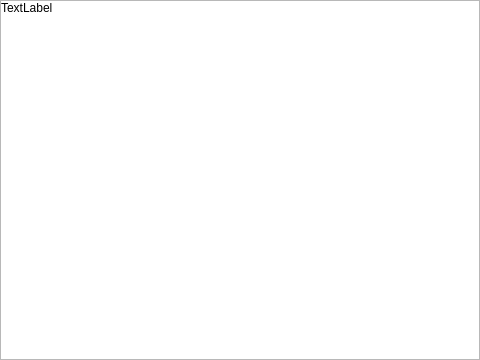
<?xml version="1.0" encoding="UTF-8"?>
<ui version="4.0">
 <class>Modal</class>
 <widget class="QWidget" name="Modal">
  <property name="geometry">
   <rect>
    <x>0</x>
    <y>0</y>
    <width>480</width>
    <height>360</height>
   </rect>
  </property>
  <property name="windowTitle">
   <string>Form</string>
  </property>
  <layout class="QVBoxLayout" name="verticalLayout">
   <property name="leftMargin">
    <number>0</number>
   </property>
   <property name="topMargin">
    <number>0</number>
   </property>
   <property name="rightMargin">
    <number>0</number>
   </property>
   <property name="bottomMargin">
    <number>0</number>
   </property>
   <item>
    <widget class="QScrollArea" name="scrollArea">
     <property name="lineWidth">
      <number>0</number>
     </property>
     <property name="widgetResizable">
      <bool>true</bool>
     </property>
     <widget class="QWidget" name="scrollAreaWidgetContents">
      <property name="geometry">
       <rect>
        <x>0</x>
        <y>0</y>
        <width>478</width>
        <height>358</height>
       </rect>
      </property>
      <layout class="QVBoxLayout" name="verticalLayout_2">
       <property name="leftMargin">
        <number>0</number>
       </property>
       <property name="topMargin">
        <number>0</number>
       </property>
       <property name="rightMargin">
        <number>0</number>
       </property>
       <property name="bottomMargin">
        <number>0</number>
       </property>
       <item>
        <widget class="QLabel" name="text">
         <property name="maximumSize">
          <size>
           <width>16777215</width>
           <height>16777215</height>
          </size>
         </property>
         <property name="styleSheet">
          <string notr="true">QLabel {
	background-color: white;
	line-height: 0em;
}</string>
         </property>
         <property name="lineWidth">
          <number>0</number>
         </property>
         <property name="text">
          <string>TextLabel</string>
         </property>
         <property name="textFormat">
          <enum>Qt::RichText</enum>
         </property>
         <property name="alignment">
          <set>Qt::AlignLeading|Qt::AlignLeft|Qt::AlignTop</set>
         </property>
         <property name="wordWrap">
          <bool>true</bool>
         </property>
         <property name="margin">
          <number>14</number>
         </property>
        </widget>
       </item>
      </layout>
     </widget>
    </widget>
   </item>
  </layout>
 </widget>
 <resources/>
 <connections/>
</ui>
